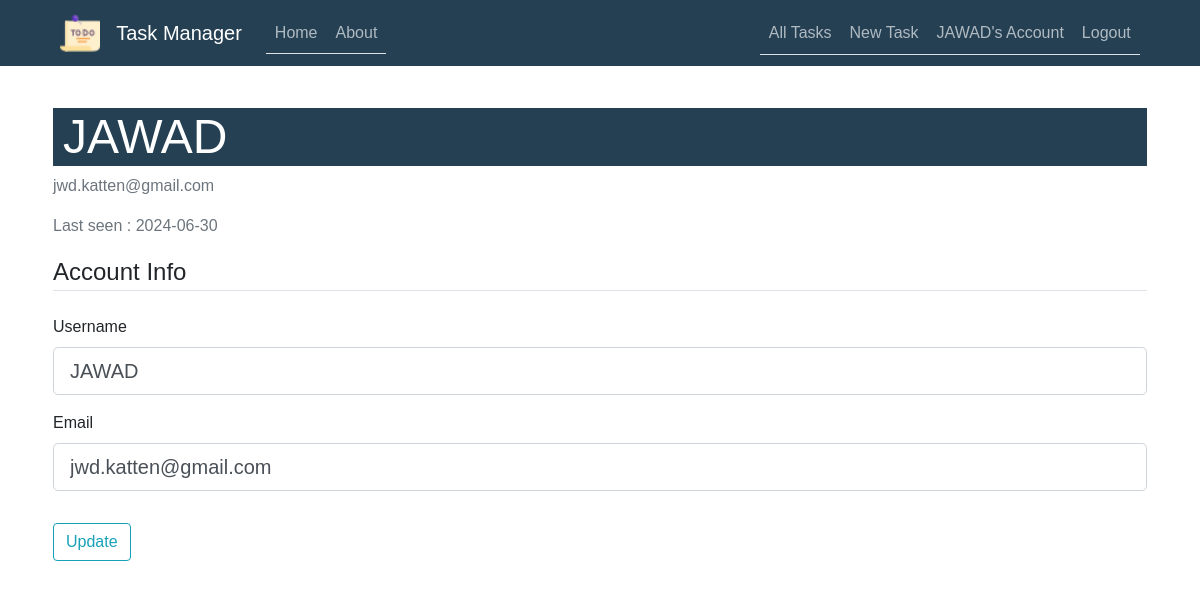
Page /account (signed in) on the earlier database version.
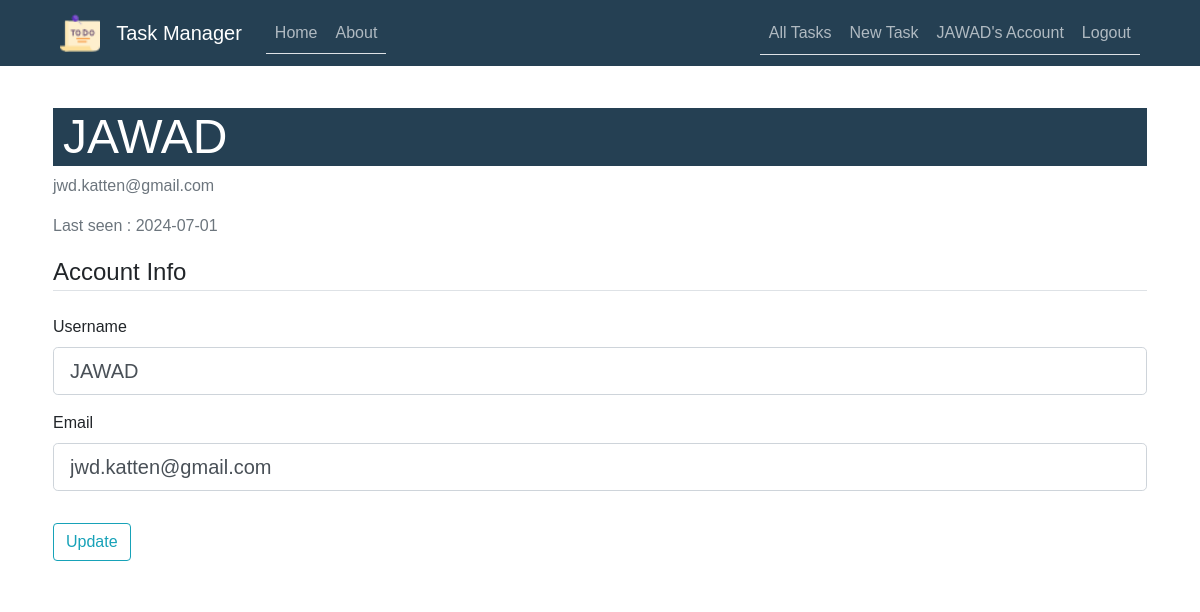
Same page on the later database version.
### TaskManager/models.py (models this page shows, shortened)
class User(db.Model, UserMixin):
    id = db.Column(db.Integer, primary_key=True)
    username = db.Column(db.String(50), unique=True, nullable=False)
    email = db.Column(db.String(100), unique=True, nullable=False)
    password = db.Column(db.String(255), nullable=False)
    date_joined = db.Column(db.DateTime, default=datetime.now)
    last_login = db.Column(db.DateTime, default=datetime.now)
    tasks = db.relationship('Task', backref='user', lazy=True)
    task_collaborators = db.relationship('TaskCollaborator', backref='user', lazy=True)

### TaskManager/routes.py (the view)
@app.route("/account", methods=['GET', 'POST'])
@login_required
def account():
    form = UpdateAccountForm()
    if form.validate_on_submit():
        current_user.username = form.username.data
        current_user.email = form.email.data
        current_user.last_login = datetime.utcnow()
        db.session.add(current_user)
        db.session.commit()
        flash('Your account has been updated!', 'success')
        return redirect(url_for('account'))
    elif request.method == 'GET':
        if current_user.is_authenticated:
            form.username.data = current_user.username
            form.email.data = current_user.email
    return render_template('account.html', title='Account', form=form)

### TaskManager/forms.py (shortened to what this page needs)
class UpdateAccountForm(FlaskForm):
    username = StringField('Username',
                           validators=[DataRequired(), Length(min=2, max=50)])
    email = StringField('Email',
                        validators=[DataRequired(), Email()])
    submit = SubmitField('Update')

### TaskManager/models.py (called while the page is built)
@login_manager.user_loader
def load_user(user_id):
    return User.query.get(int(user_id))

### TaskManager/templates/account.html (shortened to what this page needs)
{% extends "layout.html" %}
{% block content %}
    <div class="content-section">
        <div class="media">
            <div class="media-body">
                <h2 class="account-heading">{{ current_user.username }}</h2>
                <p class="text-secondary">{{ current_user.email }}</p>
                {% if current_user.last_login != None %}
                <p class="text-secondary">Last seen : {{ current_user.last_login.strftime('%Y-%m-%d') }}</p>
                {% else %}
                <p class="text-secondary">Last seen : **** </p>
                {% endif %}
            </div>
        </div>
        <form method="POST" action="" enctype="multipart/form-data">
            <fieldset class="form-group">
                <legend class="border-bottom mb-4">Account Info</legend>
                <div class="form-group">
                    {{ form.username.label(class="form-control-label") }}
                    {% if form.username.errors %}
                        {{ form.username(class="form-control form-control-lg is-invalid") }}
                        <div class="invalid-feedback">
                            {% for error in form.username.errors %}
                                <span>{{ error }}</span>
                            {% endfor %}
                        </div>
                    {% else %}
                        {{ form.username(class="form-control form-control-lg") }}
                    {% endif %}
                </div>
                <div class="form-group">
                    {{ form.email.label(class="form-control-label") }}
                    {% if form.email.errors %}
                        {{ form.email(class="form-control form-control-lg is-invalid") }}
                        <div class="invalid-feedback">
                            {% for error in form.email.errors %}
                                <span>{{ error }}</span>
                            {% endfor %}
                        </div>
                    {% else %}
                        {{ form.email(class="form-control form-control-lg") }}
                    {% endif %}
                </div>
            </fieldset>
            <div class="form-group">
                {{ form.submit(class="btn btn-outline-info") }}
            </div>
        </form>
    </div>
{% endblock content %}

### TaskManager/templates/layout.html (shortened to what this page needs)
<!DOCTYPE html>
<html>
<head>
    <link rel="stylesheet" href="https://maxcdn.bootstrapcdn.com/bootstrap/4.0.0/css/bootstrap.min.css">
    <link rel="stylesheet" type="text/css" href="{{ url_for('static', filename='main.css') }}">
</head>
<body>
    <header class="site-header">
      <nav class="navbar navbar-expand-md navbar-dark bg-steel fixed-top">
        <div class="container">
          <a class="navbar-brand" href="#">
            <img src="static/tache3.png" alt="Logo" style="width:40px;">
          </a>
          <a class="navbar-brand mr-4" href="/">Task Manager</a>
          <div class="collapse navbar-collapse" id="navbarToggle">
            <div class="nav nav-tabs mr-auto navbar-nav">
              <a class="nav-item nav-link" href="{{ url_for('home') }}">Home</a>
              <a class="nav-item nav-link" href="{{ url_for('about') }}">About</a>
            </div>
            <div class="nav nav-tabs">
              <div class="navbar-nav">
                {% if current_user.is_authenticated %}
                  <a class="nav-link" href="{{ url_for('all_tasks') }}"> All Tasks </a>
                  <a class="nav-link" href="{{ url_for('new_task') }}">New Task</a>
                  <a class="nav-link" href="{{ url_for('account') }}">{{ current_user.username }}'s Account</a>
                  <a class="nav-link" href="{{ url_for('logout') }}">Logout</a>
                {% else %}
                  <a class="nav-item nav-link" href="{{ url_for('login') }}">Login</a>
                  <a class="nav-item nav-link" href="{{ url_for('register') }}">Register</a>
                {% endif %}
              </div>
            </div>
          </div>
        </div>
      </nav>
    </header>
    <main role="main" class="container">
      <div class="row">
        <div class="col-md-12">
          {% block content %}{% endblock %}
        </div>
      </div>
    </main>
  </body>
</html>

Differences in the rows shown:
changed User "JAWAD": last_login "2024-06-30" → "2024-07-01"
